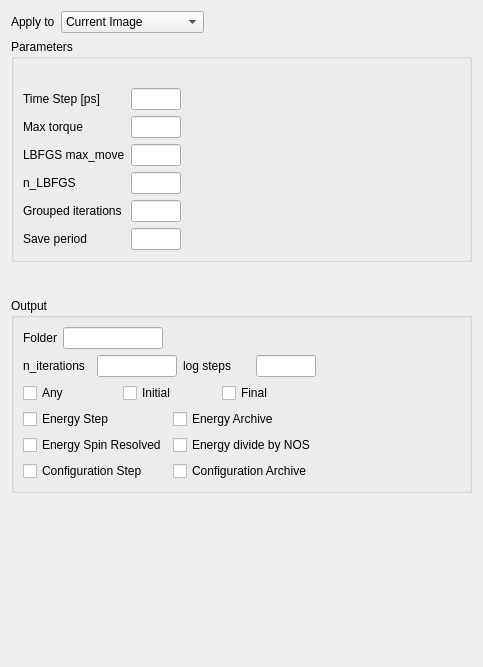
         <widget class="QWidget" name="page_3">
          <property name="geometry">
           <rect>
            <x>0</x>
            <y>0</y>
            <width>483</width>
            <height>667</height>
           </rect>
          </property>
          <property name="sizePolicy">
           <sizepolicy hsizetype="Preferred" vsizetype="Preferred">
            <horstretch>0</horstretch>
            <verstretch>0</verstretch>
           </sizepolicy>
          </property>
          <property name="minimumSize">
           <size>
            <width>0</width>
            <height>0</height>
           </size>
          </property>
          <attribute name="label">
           <string>LLG</string>
          </attribute>
          <layout class="QGridLayout" name="gridLayout_2">
           <item row="0" column="0">
            <layout class="QGridLayout" name="gridLayout_39">
             <item row="0" column="1">
              <widget class="QLabel" name="label_33">
               <property name="maximumSize">
                <size>
                 <width>60</width>
                 <height>16777215</height>
                </size>
               </property>
               <property name="text">
                <string>Apply to</string>
               </property>
              </widget>
             </item>
             <item row="0" column="2">
              <widget class="QComboBox" name="comboBox_LLG_ApplyTo">
               <property name="minimumSize">
                <size>
                 <width>120</width>
                 <height>0</height>
                </size>
               </property>
               <item>
                <property name="text">
                 <string>Current Image</string>
                </property>
               </item>
               <item>
                <property name="text">
                 <string>Current Image Chain</string>
                </property>
               </item>
               <item>
                <property name="text">
                 <string>All Images</string>
                </property>
               </item>
              </widget>
             </item>
             <item row="0" column="3">
              <spacer name="horizontalSpacer_28">
               <property name="orientation">
                <enum>Qt::Horizontal</enum>
               </property>
               <property name="sizeHint" stdset="0">
                <size>
                 <width>40</width>
                 <height>20</height>
                </size>
               </property>
              </spacer>
             </item>
            </layout>
           </item>
           <item row="8" column="0">
            <widget class="QGroupBox" name="groupBox_2">
             <property name="minimumSize">
              <size>
               <width>0</width>
               <height>0</height>
              </size>
             </property>
             <property name="title">
              <string>Output</string>
             </property>
             <layout class="QGridLayout" name="gridLayout_4">
              <item row="1" column="0">
               <layout class="QGridLayout" name="gridLayout_8">
                <item row="0" column="1">
                 <widget class="QLineEdit" name="lineEdit_llg_n_iterations">
                  <property name="minimumSize">
                   <size>
                    <width>20</width>
                    <height>0</height>
                   </size>
                  </property>
                  <property name="maximumSize">
                   <size>
                    <width>80</width>
                    <height>16777215</height>
                   </size>
                  </property>
                 </widget>
                </item>
                <item row="0" column="3">
                 <widget class="QLineEdit" name="lineEdit_llg_log_steps">
                  <property name="maximumSize">
                   <size>
                    <width>60</width>
                    <height>16777215</height>
                   </size>
                  </property>
                 </widget>
                </item>
                <item row="0" column="2">
                 <widget class="QLabel" name="label_43">
                  <property name="text">
                   <string>log steps</string>
                  </property>
                 </widget>
                </item>
                <item row="0" column="0">
                 <widget class="QLabel" name="label_42">
                  <property name="text">
                   <string>n_iterations</string>
                  </property>
                 </widget>
                </item>
               </layout>
              </item>
              <item row="0" column="1">
               <spacer name="horizontalSpacer">
                <property name="orientation">
                 <enum>Qt::Horizontal</enum>
                </property>
                <property name="sizeHint" stdset="0">
                 <size>
                  <width>40</width>
                  <height>20</height>
                 </size>
                </property>
               </spacer>
              </item>
              <item row="2" column="0">
               <layout class="QGridLayout" name="gridLayout_98">
                <item row="0" column="2">
                 <widget class="QCheckBox" name="checkBox_llg_output_final">
                  <property name="text">
                   <string>Final</string>
                  </property>
                 </widget>
                </item>
                <item row="0" column="1">
                 <widget class="QCheckBox" name="checkBox_llg_output_initial">
                  <property name="text">
                   <string>Initial</string>
                  </property>
                 </widget>
                </item>
                <item row="0" column="0">
                 <widget class="QCheckBox" name="checkBox_llg_output_any">
                  <property name="text">
                   <string>Any</string>
                  </property>
                 </widget>
                </item>
               </layout>
              </item>
              <item row="0" column="0">
               <layout class="QGridLayout" name="gridLayout_100">
                <item row="0" column="2">
                 <spacer name="horizontalSpacer_58">
                  <property name="orientation">
                   <enum>Qt::Horizontal</enum>
                  </property>
                  <property name="sizeHint" stdset="0">
                   <size>
                    <width>40</width>
                    <height>20</height>
                   </size>
                  </property>
                 </spacer>
                </item>
                <item row="0" column="1">
                 <widget class="QLineEdit" name="lineEdit_llg_output_folder">
                  <property name="maximumSize">
                   <size>
                    <width>100</width>
                    <height>16777215</height>
                   </size>
                  </property>
                 </widget>
                </item>
                <item row="0" column="0">
                 <widget class="QLabel" name="label_73">
                  <property name="text">
                   <string>Folder</string>
                  </property>
                 </widget>
                </item>
               </layout>
              </item>
              <item row="3" column="0">
               <layout class="QGridLayout" name="gridLayout_99">
                <item row="0" column="0">
                 <widget class="QCheckBox" name="checkBox_llg_output_energy_step">
                  <property name="text">
                   <string>Energy Step</string>
                  </property>
                 </widget>
                </item>
                <item row="2" column="1">
                 <widget class="QCheckBox" name="checkBox_llg_output_energy_divide">
                  <property name="text">
                   <string>Energy divide by NOS</string>
                  </property>
                 </widget>
                </item>
                <item row="0" column="1">
                 <widget class="QCheckBox" name="checkBox_llg_output_energy_archive">
                  <property name="text">
                   <string>Energy Archive</string>
                  </property>
                 </widget>
                </item>
                <item row="2" column="0">
                 <widget class="QCheckBox" name="checkBox_llg_output_energy_spin_resolved">
                  <property name="text">
                   <string>Energy Spin Resolved</string>
                  </property>
                 </widget>
                </item>
                <item row="3" column="0">
                 <widget class="QCheckBox" name="checkBox_llg_output_configuration_step">
                  <property name="text">
                   <string>Configuration Step</string>
                  </property>
                 </widget>
                </item>
                <item row="3" column="1">
                 <widget class="QCheckBox" name="checkBox_llg_output_configuration_archive">
                  <property name="text">
                   <string>Configuration Archive</string>
                  </property>
                 </widget>
                </item>
               </layout>
              </item>
             </layout>
            </widget>
           </item>
           <item row="9" column="0">
            <spacer name="verticalSpacer_3">
             <property name="orientation">
              <enum>Qt::Vertical</enum>
             </property>
             <property name="sizeHint" stdset="0">
              <size>
               <width>20</width>
               <height>40</height>
              </size>
             </property>
            </spacer>
           </item>
           <item row="7" column="0">
            <spacer name="verticalSpacer">
             <property name="orientation">
              <enum>Qt::Vertical</enum>
             </property>
             <property name="sizeType">
              <enum>QSizePolicy::Fixed</enum>
             </property>
             <property name="sizeHint" stdset="0">
              <size>
               <width>20</width>
               <height>30</height>
              </size>
             </property>
            </spacer>
           </item>
           <item row="4" column="0">
            <widget class="QGroupBox" name="groupBox">
             <property name="minimumSize">
              <size>
               <width>0</width>
               <height>0</height>
              </size>
             </property>
             <property name="title">
              <string>Parameters</string>
             </property>
             <layout class="QGridLayout" name="gridLayout_5">
              <item row="3" column="0">
               <widget class="QLabel" name="dt">
                <property name="text">
                 <string>Time Step [ps]</string>
                </property>
               </widget>
              </item>
              <item row="4" column="0">
               <widget class="QLabel" name="Max_torque">
                <property name="text">
                 <string>Max torque</string>
                </property>
               </widget>
              </item>
              <item row="6" column="2">
               <layout class="QGridLayout" name="gridLayout_17">
                <item row="0" column="0">
                 <widget class="QLineEdit" name="lineEdit_n_LBFGS">
                  <property name="minimumSize">
                   <size>
                    <width>40</width>
                    <height>0</height>
                   </size>
                  </property>
                  <property name="maximumSize">
                   <size>
                    <width>50</width>
                    <height>16777215</height>
                   </size>
                  </property>
                 </widget>
                </item>
                <item row="0" column="1">
                 <spacer name="horizontalSpacer_11">
                  <property name="orientation">
                   <enum>Qt::Horizontal</enum>
                  </property>
                  <property name="sizeHint" stdset="0">
                   <size>
                    <width>40</width>
                    <height>20</height>
                   </size>
                  </property>
                 </spacer>
                </item>
               </layout>
              </item>
              <item row="5" column="2">
               <layout class="QGridLayout" name="gridLayout_16">
                <item row="1" column="0">
                 <widget class="QLineEdit" name="lineEdit_max_move">
                  <property name="minimumSize">
                   <size>
                    <width>40</width>
                    <height>0</height>
                   </size>
                  </property>
                  <property name="maximumSize">
                   <size>
                    <width>50</width>
                    <height>16777215</height>
                   </size>
                  </property>
                 </widget>
                </item>
                <item row="1" column="1">
                 <spacer name="horizontalSpacer_10">
                  <property name="orientation">
                   <enum>Qt::Horizontal</enum>
                  </property>
                  <property name="sizeHint" stdset="0">
                   <size>
                    <width>40</width>
                    <height>20</height>
                   </size>
                  </property>
                 </spacer>
                </item>
               </layout>
              </item>
              <item row="6" column="0">
               <widget class="QLabel" name="n_LBFGS">
                <property name="text">
                 <string>n_LBFGS</string>
                </property>
               </widget>
              </item>
              <item row="4" column="2">
               <layout class="QGridLayout" name="gridLayout_9">
                <item row="0" column="1">
                 <spacer name="horizontalSpacer_5">
                  <property name="orientation">
                   <enum>Qt::Horizontal</enum>
                  </property>
                  <property name="sizeHint" stdset="0">
                   <size>
                    <width>40</width>
                    <height>20</height>
                   </size>
                  </property>
                 </spacer>
                </item>
                <item row="0" column="0">
                 <widget class="QLineEdit" name="lineEdit_max_torque">
                  <property name="minimumSize">
                   <size>
                    <width>40</width>
                    <height>0</height>
                   </size>
                  </property>
                  <property name="maximumSize">
                   <size>
                    <width>50</width>
                    <height>16777215</height>
                   </size>
                  </property>
                 </widget>
                </item>
               </layout>
              </item>
              <item row="5" column="0">
               <widget class="QLabel" name="max_move">
                <property name="text">
                 <string>LBFGS max_move</string>
                </property>
               </widget>
              </item>
              <item row="7" column="0">
               <widget class="QLabel" name="grouped_iterations">
                <property name="text">
                 <string>Grouped iterations</string>
                </property>
               </widget>
              </item>
              <item row="7" column="2">
               <layout class="QGridLayout" name="gridLayout_20">
                <item row="0" column="0">
                 <widget class="QLineEdit" name="lineEdit_grouped_iterations">
                  <property name="minimumSize">
                   <size>
                    <width>40</width>
                    <height>0</height>
                   </size>
                  </property>
                  <property name="maximumSize">
                   <size>
                    <width>50</width>
                    <height>16777215</height>
                   </size>
                  </property>
                 </widget>
                </item>
                <item row="0" column="1">
                 <spacer name="horizontalSpacer_20">
                  <property name="orientation">
                   <enum>Qt::Horizontal</enum>
                  </property>
                  <property name="sizeHint" stdset="0">
                   <size>
                    <width>40</width>
                    <height>20</height>
                   </size>
                  </property>
                 </spacer>
                </item>
               </layout>
              </item>
              <item row="1" column="4">
               <spacer name="horizontalSpacer_49">
                <property name="orientation">
                 <enum>Qt::Horizontal</enum>
                </property>
                <property name="sizeHint" stdset="0">
                 <size>
                  <width>40</width>
                  <height>20</height>
                 </size>
                </property>
               </spacer>
              </item>
              <item row="3" column="2">
               <layout class="QGridLayout" name="gridLayout_92">
                <item row="0" column="0">
                 <widget class="QLineEdit" name="lineEdit_dt">
                  <property name="minimumSize">
                   <size>
                    <width>40</width>
                    <height>0</height>
                   </size>
                  </property>
                  <property name="maximumSize">
                   <size>
                    <width>50</width>
                    <height>16777215</height>
                   </size>
                  </property>
                 </widget>
                </item>
                <item row="0" column="1">
                 <spacer name="horizontalSpacer_48">
                  <property name="orientation">
                   <enum>Qt::Horizontal</enum>
                  </property>
                  <property name="sizeHint" stdset="0">
                   <size>
                    <width>40</width>
                    <height>20</height>
                   </size>
                  </property>
                 </spacer>
                </item>
               </layout>
              </item>
              <item row="8" column="0">
               <widget class="QLabel" name="save_period">
                <property name="text">
                 <string>Save period</string>
                </property>
               </widget>
              </item>
              <item row="8" column="2">
               <layout class="QGridLayout" name="gridLayout_36">
                <item row="0" column="0">
                 <widget class="QLineEdit" name="lineEdit_save_period">
                  <property name="minimumSize">
                   <size>
                    <width>40</width>
                    <height>0</height>
                   </size>
                  </property>
                  <property name="maximumSize">
                   <size>
                    <width>50</width>
                    <height>16777215</height>
                   </size>
                  </property>
                 </widget>
                </item>
                <item row="0" column="1">
                 <spacer name="horizontalSpacer_21">
                  <property name="orientation">
                   <enum>Qt::Horizontal</enum>
                  </property>
                  <property name="sizeHint" stdset="0">
                   <size>
                    <width>40</width>
                    <height>20</height>
                   </size>
                  </property>
                 </spacer>
                </item>
               </layout>
              </item>
             </layout>
            </widget>
           </item>
          </layout>
         </widget>
